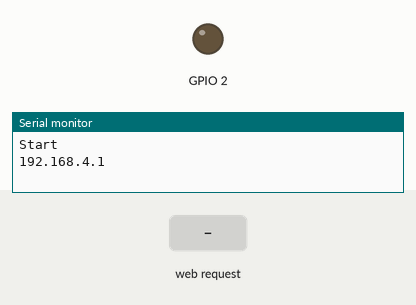
Recording of a sketch running on a simulated ESP8266 (NodeMCU). On the bench: output pins drawn as LEDs (lit = HIGH), the last lines printed to the serial monitor. The test bench sets the inputs (shaded band).

Above: at 4.2 s.
4.3 s: HTTP request GET /ON received
At 4.6 s:
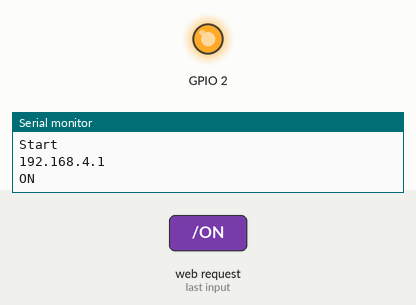
5.8 s: HTTP request GET /OFF received
At 6.9 s:
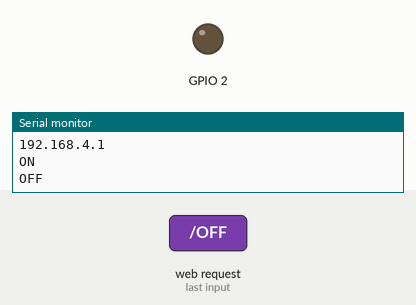
Timing chart, 0 to 8.8 s (numbered marks = the images above; inputs shaded):
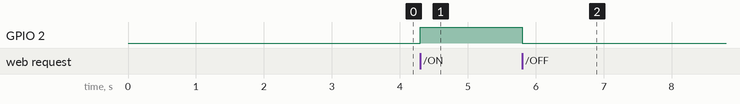

Measured:
- after the input at 4.3 s, GPIO 2: LOW → HIGH at once
- after the input at 5.8 s, GPIO 2: HIGH → LOW at once

The sketch:

Running_a_web_server_over_an_access_point.ino
```cpp
/////////////////////////////////
// Running a web server over an access point       //
/////////////////////////////////
#include <ESP8266WiFi.h>

String  Request;
WiFiServer server(80);

void setup()
{
  Request = "";

Serial.begin(9600);
pinMode(2, OUTPUT);
  delay(3000);
  Serial.println("Start");
  WiFi.softAP("Akobell");
  Serial.println((WiFi.softAPIP()));
  server.begin();

}


void loop()
{

    WiFiClient client = server.available();
    if (!client) { return; }
    while(!client.available()){  delay(1); }
    Request = (client.readStringUntil('\r'));
    client.println("HTTP/1.1 200 OK");
    client.println("Content-Type: text/html");
    client.println("");
    client.println("<!DOCTYPE HTML>");
    client.println("<html>");
    client.println((millis()/1000));
    client.println("</html>");

    delay(1);
    Request.remove(0, 5);
    Request.remove(Request.length()-9,9);
    if (Request == "ON") {
      Serial.println("ON");
      digitalWrite(2,HIGH);
      client.println("LED IS ON!");

    }
    if (Request == "OFF") {
      Serial.println("OFF");
      digitalWrite(2,LOW);
      client.println("LED IS OFF");
    }
    client.flush();

}
```
